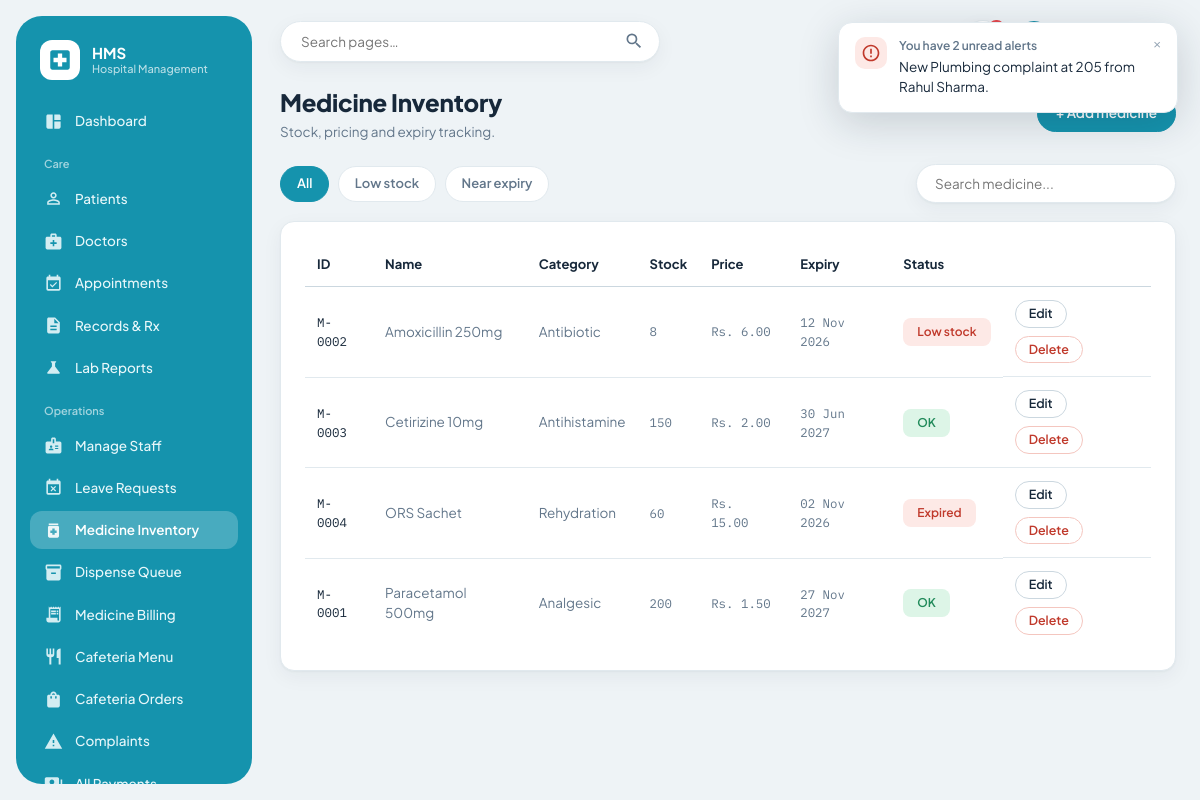
Page /pharmacy/medicines (signed in) on the committed database.
### models.py (models this page shows)
class Medicine(db.Model):
    __tablename__ = "medicines"
    id = db.Column(db.Integer, primary_key=True)
    name = db.Column(db.String(120), nullable=False)
    category = db.Column(db.String(80))
    stock_qty = db.Column(db.Integer, default=0)
    price = db.Column(db.Float, nullable=False)
    expiry_date = db.Column(db.Date, nullable=False)
    created_at = db.Column(db.DateTime, default=datetime.utcnow)
    @property
    def is_low_stock(self):
        return self.stock_qty < LOW_STOCK_THRESHOLD
    @property
    def is_near_expiry(self):
        return (self.expiry_date - date.today()).days <= EXPIRY_WARNING_DAYS
    @property
    def is_expired(self):
        return self.expiry_date < date.today()

### routes/pharmacy.py (the view)
@pharmacy_bp.route("/medicines")
def list_medicines():
    q = request.args.get("q", "").strip()
    filter_type = request.args.get("filter", "")
    query = Medicine.query
    if q:
        query = query.filter(Medicine.name.ilike(f"%{q}%"))
    medicines = query.order_by(Medicine.name).all()
    if filter_type == "low_stock":
        medicines = [m for m in medicines if m.is_low_stock]
    elif filter_type == "near_expiry":
        medicines = [m for m in medicines if m.is_near_expiry]
    return render_template("medicines/list.html", medicines=medicines, q=q, filter_type=filter_type)

### routes/auth_utils.py (called while the page is built)
def get_current_user():
    if "user_id" not in session:
        return None
    if not hasattr(g, "_current_user"):
        g._current_user = User.query.get(session["user_id"])
    return g._current_user

def login_required(roles=None):
    def decorator(view_func):
        @wraps(view_func)
        def wrapped(*args, **kwargs):
            user = get_current_user()
            if user is None:
                flash("Please log in to continue.", "error")
                return redirect(url_for("auth.portal"))
            if roles and user.role not in roles:
                flash("You don't have access to that page.", "error")
                return redirect(url_for("auth.dashboard_redirect"))
            return view_func(*args, **kwargs)
        return wrapped
    return decorator

### templates/medicines/list.html (shortened to what this page needs)
{% extends "base.html" %}
{% block content %}
<div class="page-header">
  <div>
    <h2>Medicine Inventory</h2>
    <p class="subtitle">Stock, pricing and expiry tracking.</p>
  </div>
  <a class="btn btn-primary" href="{{ url_for('pharmacy.new_medicine') }}">+ Add medicine</a>
</div>
<div class="toolbar">
  <div>
    <a class="filter-chip {{ 'active' if not filter_type }}" href="{{ url_for('pharmacy.list_medicines', q=q) }}">All</a>
    <a class="filter-chip {{ 'active' if filter_type == 'low_stock' }}" href="{{ url_for('pharmacy.list_medicines', q=q, filter='low_stock') }}">Low stock</a>
    <a class="filter-chip {{ 'active' if filter_type == 'near_expiry' }}" href="{{ url_for('pharmacy.list_medicines', q=q, filter='near_expiry') }}">Near expiry</a>
  </div>
  <form class="search-box" method="get">
    <input type="text" name="q" value="{{ q }}" placeholder="Search medicine...">
  </form>
</div>
<div class="panel">
  <table>
    <thead>
      <tr><th>ID</th><th>Name</th><th>Category</th><th>Stock</th><th>Price</th><th>Expiry</th><th>Status</th><th></th></tr>
    </thead>
    <tbody>
      {% for m in medicines %}
      <tr>
        <td class="id-cell">M-{{ "%04d"|format(m.id) }}</td>
        <td>{{ m.name }}</td>
        <td class="text-muted">{{ m.category or '—' }}</td>
        <td class="mono">{{ m.stock_qty }}</td>
        <td class="mono">Rs. {{ "%.2f"|format(m.price) }}</td>
        <td class="mono">{{ m.expiry_date.strftime('%d %b %Y') }}</td>
        <td>
          {% if m.is_expired %}<span class="badge badge-alert">Expired</span>
          {% elif m.is_low_stock %}<span class="badge badge-alert">Low stock</span>
          {% elif m.is_near_expiry %}<span class="badge badge-warn">Expiring soon</span>
          {% else %}<span class="badge badge-completed">OK</span>{% endif %}
        </td>
        <td class="table-actions">
          <a class="btn btn-sm" href="{{ url_for('pharmacy.edit_medicine', medicine_id=m.id) }}">Edit</a>
          <form method="post" action="{{ url_for('pharmacy.delete_medicine', medicine_id=m.id) }}"
                onsubmit="return confirm('Remove {{ m.name }} from inventory?');">
            <button class="btn btn-sm btn-danger" type="submit">Delete</button>
          </form>
        </td>
      </tr>
      {% else %}
      <tr class="empty-row"><td colspan="8">No medicines match this view.</td></tr>
      {% endfor %}
    </tbody>
  </table>
</div>
{% endblock %}

### static/css/style.css (style rules this page uses)
:root { --bg: #EEF3F6; --panel: #FFFFFF; --panel-soft: #F6FAFB; --ink: #17283A; --muted-ink: #62768A; --faint-ink: #93A3B3; --primary: #1593AD; --primary-dark: #0F7A91; --primary-soft: #E2F3F7; --primary-ink: #0B5E70; --sidebar: #1593AD; --sidebar-ink: #E8F7FA; --sidebar-active: rgba(255, 255, 255, 0.22); --border: #E1E9EE; --border-strong: #CBD7DF; --alert: #C0392B; --alert-bg: #FDE9E6; --alert-border: #F4C6BF; --success: #228B5B; --success-bg: #DDF5E7; --success-border: #B7E6CB; --warn: #A9690B; --warn-bg: #FDF0D0; --warn-border: #F2DB9C; --info-bg: #E2F3F7; --info: #0F7A91; --radius: 14px; --radius-sm: 10px; --shadow: 0 1px 2px rgba(23, 40, 58, 0.04), 0 6px 20px rgba(23, 40, 58, 0.05); --shadow-pop: 0 10px 40px rgba(23, 40, 58, 0.18); --font-ui: "Plus Jakarta Sans", "Nunito Sans", -apple-system, "Segoe UI", system-ui, sans-serif; --font-mono: "IBM Plex Mono", "SFMono-Regular", Menlo, Consolas, monospace; }
* { box-sizing: border-box; }
html, body { margin: 0; padding: 0; background: var(--bg); color: var(--ink); font-family: var(--font-ui); font-size: 14.5px; line-height: 1.5; -webkit-font-smoothing: antialiased; }
a { color: var(--primary-dark); text-decoration: none; }
.page-header { display: flex; align-items: center; justify-content: space-between; margin-bottom: 22px; gap: 16px; flex-wrap: wrap; }
.page-header h2 { font-size: 24px; font-weight: 800; margin: 0 0 2px; letter-spacing: -0.01em; }
.page-header .subtitle { color: var(--muted-ink); font-size: 13.5px; margin: 0; max-width: 640px; }
.btn { display: inline-flex; align-items: center; justify-content: center; gap: 7px; padding: 10px 18px; border-radius: 999px; border: 1px solid var(--border-strong); background: var(--panel); color: var(--ink); font-size: 13.5px; font-weight: 600; font-family: inherit; cursor: pointer; line-height: 1.1; }
.btn-primary { background: var(--primary); border-color: var(--primary); color: #fff; }
.btn-danger { background: var(--panel); border-color: var(--alert-border); color: var(--alert); }
.btn-sm { padding: 6px 13px; font-size: 12.5px; }
.panel { background: var(--panel); border: 1px solid var(--border); border-radius: var(--radius); padding: 22px 24px; box-shadow: var(--shadow); }
table { width: 100%; border-collapse: collapse; font-size: 13.5px; }
thead th { text-align: left; font-weight: 700; color: var(--ink); font-size: 13px; padding: 11px 12px; border-bottom: 1px solid var(--border-strong); white-space: nowrap; }
tbody td { padding: 13px 12px; border-bottom: 1px solid var(--border); vertical-align: middle; color: var(--muted-ink); }
tbody td:first-child, tbody td a { color: inherit; }
tbody tr:last-child td { border-bottom: 0; }
.panel > table, .panel { overflow-x: auto; }
.id-cell { font-family: var(--font-mono); color: var(--muted-ink); font-size: 12.5px; }
.table-actions { display: flex; gap: 8px; align-items: center; flex-wrap: wrap; }
.table-actions form { margin: 0; }
.mono { font-family: var(--font-mono); font-size: 0.92em; }
.badge { display: inline-block; padding: 4px 13px; border-radius: 8px; font-size: 12px; font-weight: 600; border: 1px solid transparent; white-space: nowrap; }
.badge-completed { background: var(--success-bg); color: var(--success); }
.badge-alert { background: var(--alert-bg); color: var(--alert); }
.toolbar { display: flex; justify-content: space-between; align-items: center; gap: 12px; margin-bottom: 18px; flex-wrap: wrap; }
.search-box input { padding: 10px 18px; border: 1px solid var(--border); border-radius: 999px; font-size: 13.5px; width: 260px; background: var(--panel); color: var(--ink); font-family: inherit; box-shadow: var(--shadow); }
.filter-chip { display: inline-block; padding: 7px 16px; border-radius: 999px; border: 1px solid var(--border); background: var(--panel); font-size: 13px; font-weight: 600; color: var(--muted-ink); margin-right: 6px; }
.filter-chip.active { background: var(--primary); color: #fff; border-color: var(--primary); }
.text-muted { color: var(--muted-ink); }

### rows in the picture
Medicine: id "0002", name "Amoxicillin 250mg", category "Antibiotic", stock_qty "8", price "6.00", expiry_date "12 Nov 2026", shows "Low stock"
Medicine: id "0003", name "Cetirizine 10mg", category "Antihistamine", stock_qty "150", price "2.00", expiry_date "30 Jun 2027", shows "OK"
Medicine: id "0004", name "ORS Sachet", category "Rehydration", stock_qty "60", price "15.00", expiry_date "02 Nov 2026", shows "Expired"
Medicine: id "0001", name "Paracetamol 500mg", category "Analgesic", stock_qty "200", price "1.50", expiry_date "27 Nov 2027", shows "OK"
